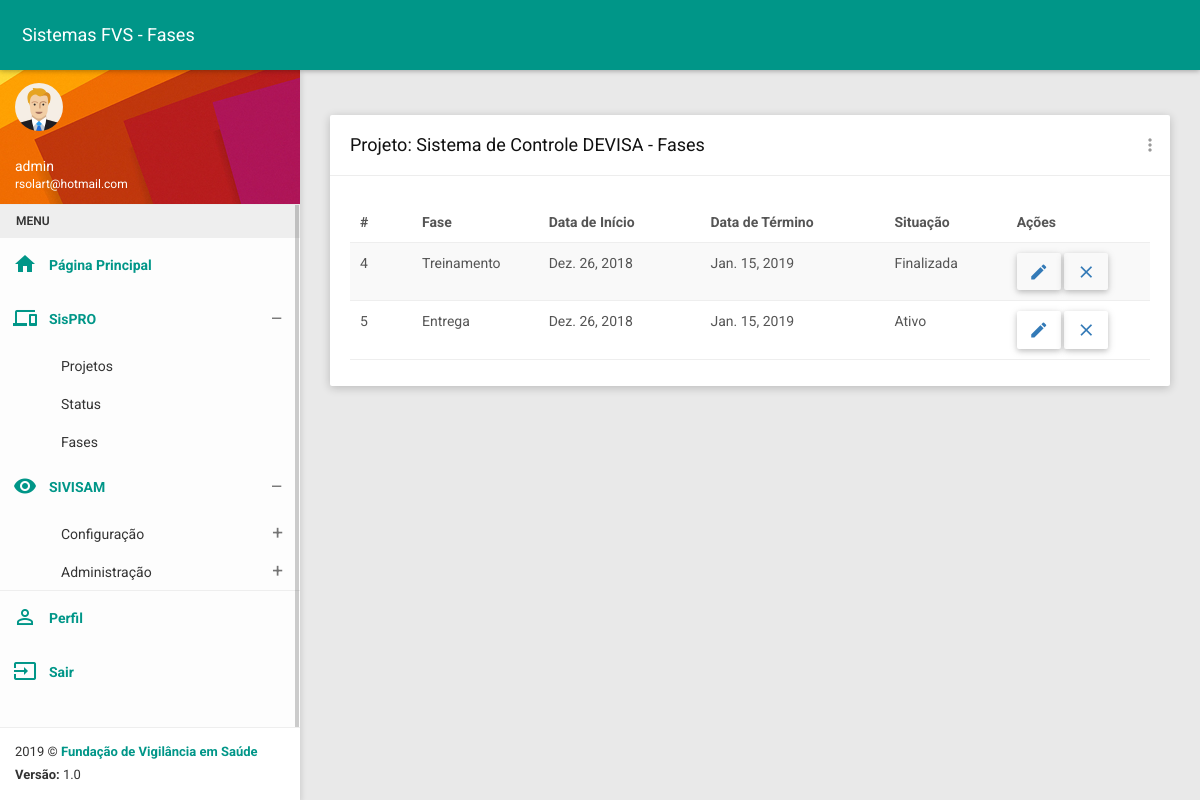
The page /sistema_fases/2 (signed in) on the database its author committed.
### sistemasfvs/models.py (models this page shows, shortened)
class Sistema(models.Model):
    sis_nome = models.CharField(verbose_name='nome',max_length=200, default='')
    sis_descricao = models.CharField(verbose_name='descrição',max_length=400, default='')
    sis_setor_cliente = models.CharField(verbose_name='setor Solicitante', max_length=300, default='')
    sis_dt_criacao = models.DateField(verbose_name='data Criação')
    status_cod_fk = models.ForeignKey(Status,on_delete=models.PROTECT)
    fases = models.ManyToManyField(Fase, through='SistemaFase')
    class Meta:
        permissions = (
            ('sistema_list', 'Pode listar projeto'),
            ('sistema_create', 'Pode cadastrar projeto'),
            ('sistema_update', 'Pode editar projeto'),
            ('sistema_view', 'Pode ver projeto'),
            ('sistema_delete', 'Pode deletar projeto'),
            ('sistema_doctos', 'Pode ver documentos do projeto'),
            ('sistema_fases', 'Pode ver fases do projeto'),
            ('perfil', 'Pode acessar o perfil do usuario')
        )

class SistemaFase(models.Model):
    sistema = models.ForeignKey(Sistema,on_delete=models.CASCADE)
    fase = models.ForeignKey(Fase,on_delete=models.CASCADE)
    sf_dt_inicio = models.DateField(verbose_name='data de Início')
    sf_dt_termino = models.DateField(verbose_name='data de Término')
    sf_situacao = models.CharField(verbose_name="situação", choices=(('Ativo','Ativo'),('Finalizada','Finalizada')), default='Ativo', max_length=12)
    class Meta:
        permissions = (
            ('sistemafase_list', 'Pode listar sistemafase'),
            ('sistemafase_create', 'Pode cadastrar sistemafase'),
            ('sistemafase_update', 'Pode editar sistemafase'),
            ('sistemafase_view', 'Pode ver sistemafase'),
            ('sistemafase_delete', 'Pode deletar sistemafase')
        )

class Fase(models.Model):
    fase_nome = models.CharField(verbose_name='nome', max_length=200, default='')
    fase_descricao = models.CharField(verbose_name='descrição', max_length=400, default='')
    class Meta:
        permissions = (
            ('fase_list', 'Pode listar fase'),
            ('fase_create', 'Pode cadastrar fase'),
            ('fase_add', 'Pode alterar fase de projeto'),
            ('fase_sf_delete', 'Pode excluir fase de projeto'),
            ('fase_sf_update', 'Pode alterar fase de projeto'),
            ('fase_update', 'Pode editar fase'),
            ('fase_view', 'Pode ver fase'),
            ('fase_delete', 'Pode deletar fase')
        )
    def __str__(self):
        return self.fase_nome

### sistemasfvs/views.py (the view)
# urls.py: path('sistema_fases/<int:id>', sistema_fases, name="sistema_fases"),
@login_required
@permission_required('sistemasfvs.sistema_fases')
def sistema_fases(request, id):
    model = get_object_or_404(Sistema, pk=id)
    sisfases = SistemaFase.objects.all().filter(sistema=id)
    return render(request, 'sistema/sistema_fases.html', {'model': model, 'sisfases': sisfases})

### sistemasfvs/templates/sistema/sistema_fases.html (shortened to what this page needs)
{% extends 'base.html' %}
{% load static %}
{% block css %}
    <link href="{% static 'plugins/bootstrap/css/bootstrap.css' %}" rel="stylesheet">
    <link href="{% static 'plugins/node-waves/waves.css' %}" rel="stylesheet" />
    <link href="{% static 'plugins/animate-css/animate.css' %}" rel="stylesheet" />
    <link href="{% static 'plugins/jquery-datatable/skin/bootstrap/css/dataTables.bootstrap.css' %}" rel="stylesheet">
    <link href="{% static 'css/style.css' %}" rel="stylesheet">
    <link href="{% static 'css/themes/all-themes.css' %}" rel="stylesheet" />
{% endblock %}
{% block title %} Sistemas FVS - Fases {% endblock %}
{% block content %}
<div class="row clearfix">
                <div class="col-lg-12 col-md-12 col-sm-12 col-xs-12">
                    <div class="card">
                        <div class="header">
                            <h2>
                                Projeto: {{ model.sis_nome }} - Fases
                            </h2>
                            <ul class="header-dropdown m-r--5">
                                <li class="dropdown">
                                    <a href="javascript:void(0);" class="dropdown-toggle" data-toggle="dropdown" role="button" aria-haspopup="true" aria-expanded="false">
                                        <i class="material-icons">more_vert</i>
                                    </a>
                                </li>
                            </ul>
                        </div>
                        <div class="body">
                            <div class="table-responsive">
                                <table class="table table-striped table-hover dataTable">
                                    <thead>
                                        <tr>
                                            <th>#</th>
                                            <th>Fase</th>
                                            <th>Data de Início</th>
                                            <th>Data de Término</th>
                                            <th>Situação</th>
                                            <th>Ações</th>
                                        </tr>
                                    </thead>
                                    <tbody>
                                        {% for sisfase in sisfases %}
                                        <tr>
                                            <td>{{ sisfase.id }}</td>
                                            <td>{{ sisfase.fase }}</td>
                                            <td>{{ sisfase.sf_dt_inicio }}</td>
                                            <td>{{ sisfase.sf_dt_termino }}</td>
                                            <td>{{ sisfase.sf_situacao }}</td>
                                            <td>
                                                <a href="{% url 'fase_sf_update' sisfase.id %}" class="btn"><i class="material-icons">mode_edit</i></a>
                                                <a href="{% url 'fase_sf_delete' sisfase.id %}" class="btn"><i class="material-icons">close</i></a>
                                            </td>
                                        </tr>
                                        {% endfor %}
                                    </tbody>
                                </table>
                            </div>
                        </div>
                    </div>
                </div>
            </div>
{% endblock %}

### templates/base.html (shortened to what this page needs)
{% load static %}
<!DOCTYPE html>
<html>
<head>
    {% block css %}
    {% endblock %}
</head>
<body class="theme-teal">
    <nav class="navbar">
        <div class="container-fluid">
            <div class="navbar-header">
                <a class="navbar-brand" href="javascript:void(0);">{% block title %}{% endblock %}</a>
            </div>
            <div class="collapse navbar-collapse" id="navbar-collapse">
            </div>
        </div>
    </nav>
    <section>
        <aside id="leftsidebar" class="sidebar">
            <div class="user-info">
                <div class="image">
                    <img src="{% static 'images/user.png' %}" width="48" height="48" alt="User" />
                </div>
                <div class="info-container">
                    <div class="name" data-toggle="dropdown" aria-haspopup="true" aria-expanded="false">{{ user.username }}</div>
                    <div class="email">{{ user.email }}</div>
                </div>
            </div>
            <div class="menu">
                <ul class="list">
                    <li class="header">MENU</li>
                    <li class="active">
                        <a href="{% url 'home' %}">
                            <i class="material-icons">home</i>
                            <span>Página Principal</span>
                        </a>
                    </li>
                    <li class="active">
                        {% if perms.sistemasfvs.sistema_list %}
                                <a href="javascript:void(0);" class="menu-toggle">
                                    <i class="material-icons">devices</i>
                                    <span>SisPRO</span>
                                </a>
                        {% endif %}
                        <ul class="ml-menu">
                            <li>
                                <a href="{% url 'sistema_list' %}">
                                    <span>Projetos</span>
                                </a>
                            </li>
                            <li>
                                <a href="{% url 'status_list' %}">
                                    <span>Status</span>
                                </a>
                            </li>
                            <li>
                                <a href="{% url 'fase_list' %}">
                                    <span>Fases</span>
                                </a>
                            </li>
                        </ul>
                    </li>
                    <li class="active">
                        <a href="javascript:void(0);" class="menu-toggle" style="">
                            <i class="material-icons">remove_red_eye</i>
                            <span>SIVISAM</span>
                        </a>
                        <ul class="ml-menu">
                            <li>
                                <a href="javascript:void(0);" class="menu-toggle">
                                    <span>Configuração</span>
                                </a>
                            </li>
                            <li>
                                <a href="javascript:void(0);" class="menu-toggle">
                                    <span>Administração</span>
                                </a>
                            </li>
                        </ul>
                    </li>
                    <li style="border-top: 1px solid #eee;" class="active">
                        <a href="{% url 'perfil' %}">
                            <i class="material-icons">perm_identity</i>
                            <span>Perfil</span>
                        </a>
                    </li>
                    <li class="active">
                        <a href="{% url 'logout' %}">
                            <i class="material-icons">input</i>
                            <span>Sair</span>
                        </a>
                    </li>
                </ul>
            </div>
            <div class="legal">
                <div class="copyright">
                     2019 &copy; <a href="http://www.fvs.am.gov.br">Fundação de Vigilância em Saúde</a>
                </div>
                <div class="version">
                    <b>Versão: </b> 1.0
                </div>
            </div>
        </aside>
    </section>
    <section class="content">
        <div class="container-fluid">
           {% block content %}
           {% endblock %}
        </div>
    </section>
</body>
</html>

### statics/css/themes/all-themes.css (style rules this page uses)
.theme-teal .navbar { background-color: #009688; }
.theme-teal .navbar-brand { color: #fff; }
.theme-teal .sidebar .menu .list li.active { background-color: transparent; }
.theme-teal .sidebar .menu .list li.active > :first-child i, .theme-teal .sidebar .menu .list li.active > :first-child span { color: #009688; }
.theme-teal .sidebar .menu .list .toggled { background-color: transparent; }
.theme-teal .sidebar .menu .list .ml-menu { background-color: transparent; }
.theme-teal .sidebar .legal { background-color: #fff; }
.theme-teal .sidebar .legal .copyright a { color: #009688 !important; }

### rows shown on the page
Sistema: sis_nome "Sistema de Controle DEVISA"
SistemaFase: id "4", fase "Treinamento", sf_dt_inicio "Dez. 26, 2018", sf_dt_termino "Jan. 15, 2019", sf_situacao "Finalizada"
SistemaFase: id "5", fase "Entrega", sf_dt_inicio "Dez. 26, 2018", sf_dt_termino "Jan. 15, 2019", sf_situacao "Ativo"

### other values the page prints
{{ user.username }} "admin"
{{ user.email }} "rsolart@hotmail.com"
